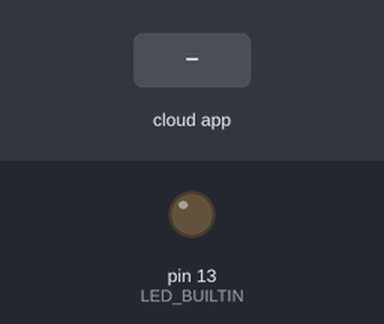
Bench run of a sketch on a simulated Arduino Uno, built with avr-gcc and run on an emulated ATmega328P. On the bench: output pins drawn as LEDs (lit = HIGH). Inputs (shaded band) come from the test bench. The ROS host is connected and sends only what is stated.

Above: at 1.2 s.
1.3 s: the phone or cloud app sets toggle_led to 1
At 1.7 s:
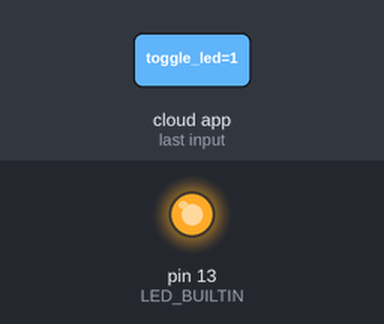
Timing chart, 0 to 4.3 s (numbered marks = the images above; inputs shaded):
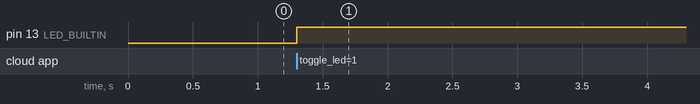

The sketch:

ToggleLEDArduinoSubscriberClient.ino
```cpp
/*
ROS Subscriber and Client service using Arduino.

This is an OOP implementation of a ROS publisher and server service with efforts made to align with
the S.O.L.I.D principles such as Single Responsibility Principle and Object Encapsulation. The
Subscriber and the Client were put into separate classes to adhere to Single Responsibility Principle.
 */

#include <ros.h>
#include <std_msgs/Bool.h>
#include <std_srvs/SetBool.h>

using std_srvs::SetBool;

// Create a handle to this process' node
ros::NodeHandle nh;

/*
ArdSubscriber creates a ROS Subscriber that will subscribe to the topic 'toggle_led' and if the value
that is published to 'toggle_led' is true, it will toggle the BUILTIN_LED on the Arduino board
 */
class ArdSubscriber
{
private:
// The ROS Subscriber is a private member as it does not need to be accessed directly by the user
  ros::Subscriber<std_msgs::Bool, ArdSubscriber> sub;

public:
// Constructor for ArdSubscriber class using initialization list
  ArdSubscriber()
  : sub("toggle_led", &ArdSubscriber::callback, this)
  {}

  // Initialises ArdSubscriber
  void sub_init(ros::NodeHandle& nh)
  {
    pinMode(LED_BUILTIN, OUTPUT);
    nh.subscribe(sub);
  }

  //Callback function that will be called by the ROS Subscriber when the publisher
  //publishes to the topic 'toggle_led'
  void callback(const std_msgs::Bool& toggle_msg)
  {
    if (toggle_msg.data) {
    // Toggle the LED if the message is true, otherwise do nothing
    digitalWrite(LED_BUILTIN, !digitalRead(LED_BUILTIN));
    nh.loginfo("Subscriber has received toggle_msg");

    if (digitalRead(LED_BUILTIN) == HIGH) {
      nh.loginfo("Thruster is ON");
    }
    else {
      nh.loginfo("Thruster is OFF");
    }

    }
  }
};


/*
ArdClient creates a ROS Client service that will send requests to the service 'receive_request'.
The client will send the Bool values true to the ROS server service written in Python at t = 0 seconds,
t = 3 seconds and t = 6 seconds. The purpose is to get the BUILTIN_LED on the Arduino board to toggle
ON and OFF at those timings.
 */
class ArdClient
{
private:
// The following varibales are private member as they do not need to be directly accessed by the user
  short margin = 10;
  short current_time;
  short time_difference;
  short initial_time;
  short first_request_time;
  short latency_time;
  SetBool::Request req;
  SetBool::Response res;
  int count;

  ros::ServiceClient<SetBool::Request, SetBool::Response> client;

public:
// Constructor for the ArdClient
  ArdClient()
  : client("receive_request")
  {}

  // Initialises the ROS Client as well as the initial_time
  void client_init(ros::NodeHandle& nh)
  {
    nh.serviceClient(client);
    count = 0;
    initial_time = millis();
  }

  // Sends the requests for toggling the LED at the timings as stated in the description of the class
  void send_request()
  {
    // Get the latency time between initialising the client and waiting for the node to connect
    // The 'count' variable is used like a flag so that we only get the latency time once at the start
    if (count == 0){
      current_time = millis();
      latency_time = current_time - initial_time;
      nh.loginfo("Latency time obtained");
      count = count + 1;
    }

    // This is where the requests are sent at t = 0 seconds, 3 seconds and 6 seconds. Since we only
    // want the requests to start sending after the node has connected, we have to take the starting
    // of zero seconds to be equal to latency_time after the time at which the client node was
    // initialised
    current_time = millis();
    time_difference = current_time - initial_time;

    //the 50 milliseconds is added because it seems like it takes around that amount time for the
    //variables current_time and time_difference to be evaluated, so this is additional latency
    //due to the running of the two lines of code above
    if ((latency_time + 50 - margin <= time_difference) && (time_difference <= latency_time + 50 + margin)){
      nh.loginfo("1st turn on the Thrusters");
      req.data = true;
      client.call(req, res);
    }
    else if ((latency_time + 3000 - margin <= time_difference) && (time_difference <= latency_time + 3000 + margin)){
      nh.loginfo("2nd turn off the Thrusters");
      req.data = true;
      client.call(req, res);
    }
    else if ((latency_time + 6000 - margin <= time_difference) && (time_difference <= latency_time + 6000 + margin)){
      nh.loginfo("3rd turn on the Thrusters");
      req.data = true;
      client.call(req, res);
    }
  }
};

// Instantiate the subscriber instance and the client instance
ArdSubscriber subscriberinstance1;
ArdClient clientinstance1;

void setup()
{
  //Initialise the ROS node
  nh.initNode();
  subscriberinstance1.sub_init(nh);
  clientinstance1.client_init(nh);
  // Wait for the ROS node to be connected
  while(!nh.connected()) nh.spinOnce();
  nh.loginfo("Node is Ready");
}


void loop()
{
  // Call the send request function during each iteration of the loop and if the timing matches
  // the conditions of t = 0 seconds, 3 seconds, 6 seconds, the request will be sent
  clientinstance1.send_request();
  nh.spinOnce();
}
```

Measured:
- after the input at 1.3 s, pin 13 (LED_BUILTIN): LOW → HIGH at once
